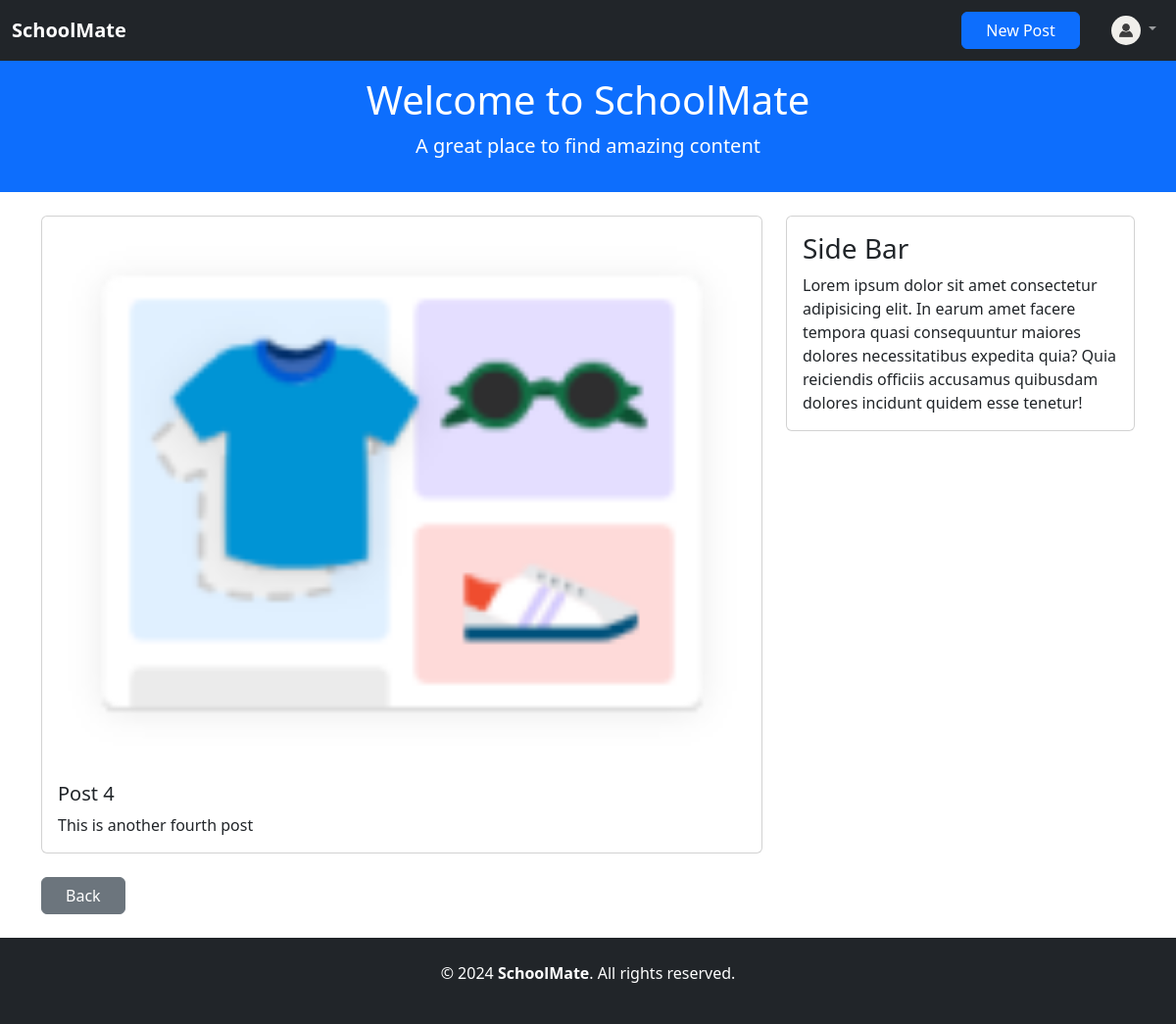
/post/post4/ (signed in), run on the app's committed database.
### blogapp/models.py (models this page shows, shortened)
class Profile(models.Model):
    user = models.OneToOneField(User, on_delete=models.CASCADE)
    avatar = models.ImageField(upload_to='avatars/', default='avatars/default_avatar.png', null=True, blank=True)
    created_at = models.DateTimeField(auto_now_add=True, )
    class Meta:
        ordering = ('-created_at',)

class Post(models.Model):
    title = models.CharField(max_length=255)
    slug = models.SlugField()
    thumbnail = models.ImageField(upload_to='thumbnails/', blank=True, null=True)
    intro = models.TextField()
    body = models.TextField()
    created_at = models.DateTimeField(auto_now_add=True)
    class Meta:
        ordering = ('-created_at',)

### blogapp/views.py (the view)
# urls.py: path('post/<slug:slug>/', post_detail, name='post_detail'),
@login_required
def post_detail(request, slug):
    post = get_object_or_404(Post, slug=slug)
    return render(request, 'blogapp/post_detail.html', {'post': post})

### blogapp/templates/blogapp/post_detail.html (shortened to what this page needs)
{% extends "main.html" %}
{% block content %}
    <div class="row">
        <div class="col-md-8">
            <div class="card mb-4">
                {% if post.thumbnail %}
                    <img src="{{ post.thumbnail.url }}" class="card-img-top" alt="Thumbnail for {{ post.title }}">
                {% endif %}
                <div class="card-body">
                    <h5 class="card-title">{{ post.title }}</h5>
                    <p class="card-text">{{ post.body }}</p>
                </div>
            </div>
        </div>
        {% include "sidebar.html" %}
    </div>
    <a href="{% url 'frontpage' %}" class="btn btn-secondary px-4">Back</a>
{% endblock %}

### blogapp/templates/main.html (shortened to what this page needs)
{% load static %}
<!DOCTYPE html>
<html lang="en">
<head>
    <link rel="stylesheet" href="{% static 'bootstrap/css/bootstrap.min.css' %}">
    <link rel="stylesheet" href="{% static 'css/style.css' %}">
</head>
<body>
    <nav class="navbar navbar-expand-lg navbar-dark bg-dark">
        <div class="container-fluid">
            <a class="navbar-brand" href="{% url 'home' %}"><strong>SchoolMate</strong></a>
            <div class="collapse navbar-collapse" id="navbarNav">
                <ul class="navbar-nav ms-auto align-items-center">
                    {% if user.is_authenticated %}
                    <li class="nav-item ms-4">
                        <a href="{% url 'post_blog' %}" class="btn btn-primary px-4">New Post</a>
                    </li>
                    <li class="nav-item dropdown ms-4">
                        <a class="nav-link dropdown-toggle" href="#" id="navbarDropdown" role="button" data-bs-toggle="dropdown" aria-expanded="false">
                            <img src="{{ user.profile.avatar.url }}" class="rounded-circle" alt="Profile" width="30" height="30">
                        </a>
                    </li>
                    {% endif %}
                </ul>
            </div>
        </div>
    </nav>
    {% block header %}
        <header class="bg-primary text-white text-center py-3">
            <h1>Welcome to SchoolMate</h1>
            <p class="lead">A great place to find amazing content</p>
        </header>
    {% endblock header %}
    <div class="container main-wrap my-4">
        {% block content %}{% endblock %}
    </div>
    <footer class="bg-dark text-white text-center align-items-center py-4">
        <p>&copy; 2024 <strong>SchoolMate</strong>. All rights reserved.</p>
    </footer>
</body>
</html>

### static/css/style.css (style rules this page uses)
.main-wrap { min-height: 55vh; }

### data on the page
Post: thumbnail (picture), title "Post 4", body "This is another fourth post"
